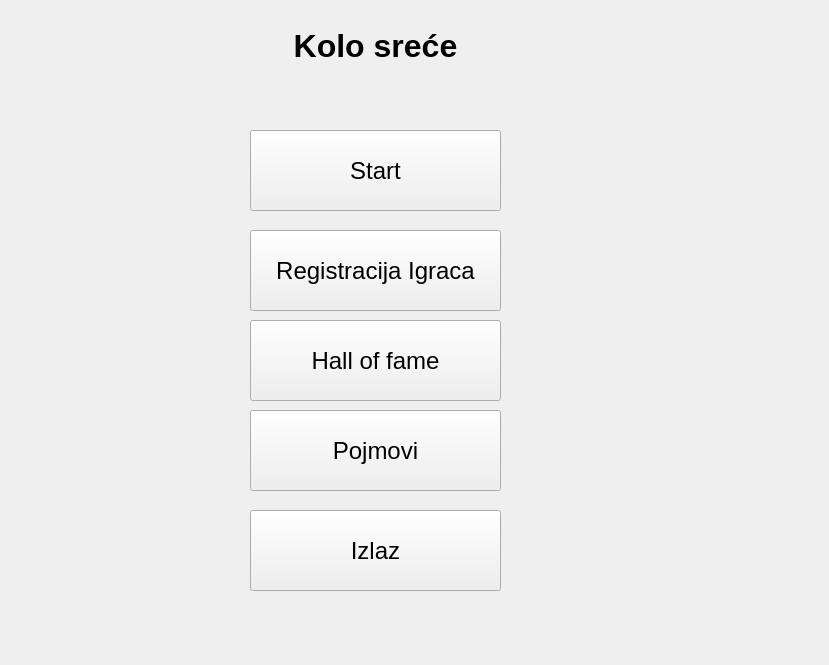
<?xml version="1.0" encoding="UTF-8"?>
<ui version="4.0">
 <class>Form</class>
 <widget class="QWidget" name="Form">
  <property name="geometry">
   <rect>
    <x>0</x>
    <y>0</y>
    <width>829</width>
    <height>665</height>
   </rect>
  </property>
  <property name="windowTitle">
   <string>Form</string>
  </property>
  <widget class="QLabel" name="label">
   <property name="geometry">
    <rect>
     <x>240</x>
     <y>10</y>
     <width>271</width>
     <height>71</height>
    </rect>
   </property>
   <property name="font">
    <font>
     <pointsize>24</pointsize>
     <bold>true</bold>
    </font>
   </property>
   <property name="text">
    <string>Kolo sreće</string>
   </property>
   <property name="alignment">
    <set>Qt::AlignCenter</set>
   </property>
  </widget>
  <widget class="QPushButton" name="startGumb">
   <property name="geometry">
    <rect>
     <x>250</x>
     <y>130</y>
     <width>251</width>
     <height>81</height>
    </rect>
   </property>
   <property name="font">
    <font>
     <pointsize>18</pointsize>
    </font>
   </property>
   <property name="cursor">
    <cursorShape>PointingHandCursor</cursorShape>
   </property>
   <property name="text">
    <string>Start</string>
   </property>
  </widget>
  <widget class="QPushButton" name="hallOfFameGumb">
   <property name="geometry">
    <rect>
     <x>250</x>
     <y>320</y>
     <width>251</width>
     <height>81</height>
    </rect>
   </property>
   <property name="font">
    <font>
     <pointsize>18</pointsize>
    </font>
   </property>
   <property name="text">
    <string>Hall of fame</string>
   </property>
  </widget>
  <widget class="QPushButton" name="izlazGumb">
   <property name="geometry">
    <rect>
     <x>250</x>
     <y>510</y>
     <width>251</width>
     <height>81</height>
    </rect>
   </property>
   <property name="font">
    <font>
     <pointsize>18</pointsize>
    </font>
   </property>
   <property name="text">
    <string>Izlaz</string>
   </property>
  </widget>
  <widget class="QPushButton" name="pojmoviGumb">
   <property name="geometry">
    <rect>
     <x>250</x>
     <y>410</y>
     <width>251</width>
     <height>81</height>
    </rect>
   </property>
   <property name="font">
    <font>
     <pointsize>18</pointsize>
    </font>
   </property>
   <property name="cursor">
    <cursorShape>PointingHandCursor</cursorShape>
   </property>
   <property name="text">
    <string>Pojmovi</string>
   </property>
  </widget>
  <widget class="QPushButton" name="RegistracijaIgracaGumb">
   <property name="geometry">
    <rect>
     <x>250</x>
     <y>230</y>
     <width>251</width>
     <height>81</height>
    </rect>
   </property>
   <property name="font">
    <font>
     <pointsize>18</pointsize>
    </font>
   </property>
   <property name="cursor">
    <cursorShape>PointingHandCursor</cursorShape>
   </property>
   <property name="text">
    <string>Registracija Igraca</string>
   </property>
  </widget>
 </widget>
 <resources/>
 <connections/>
</ui>
